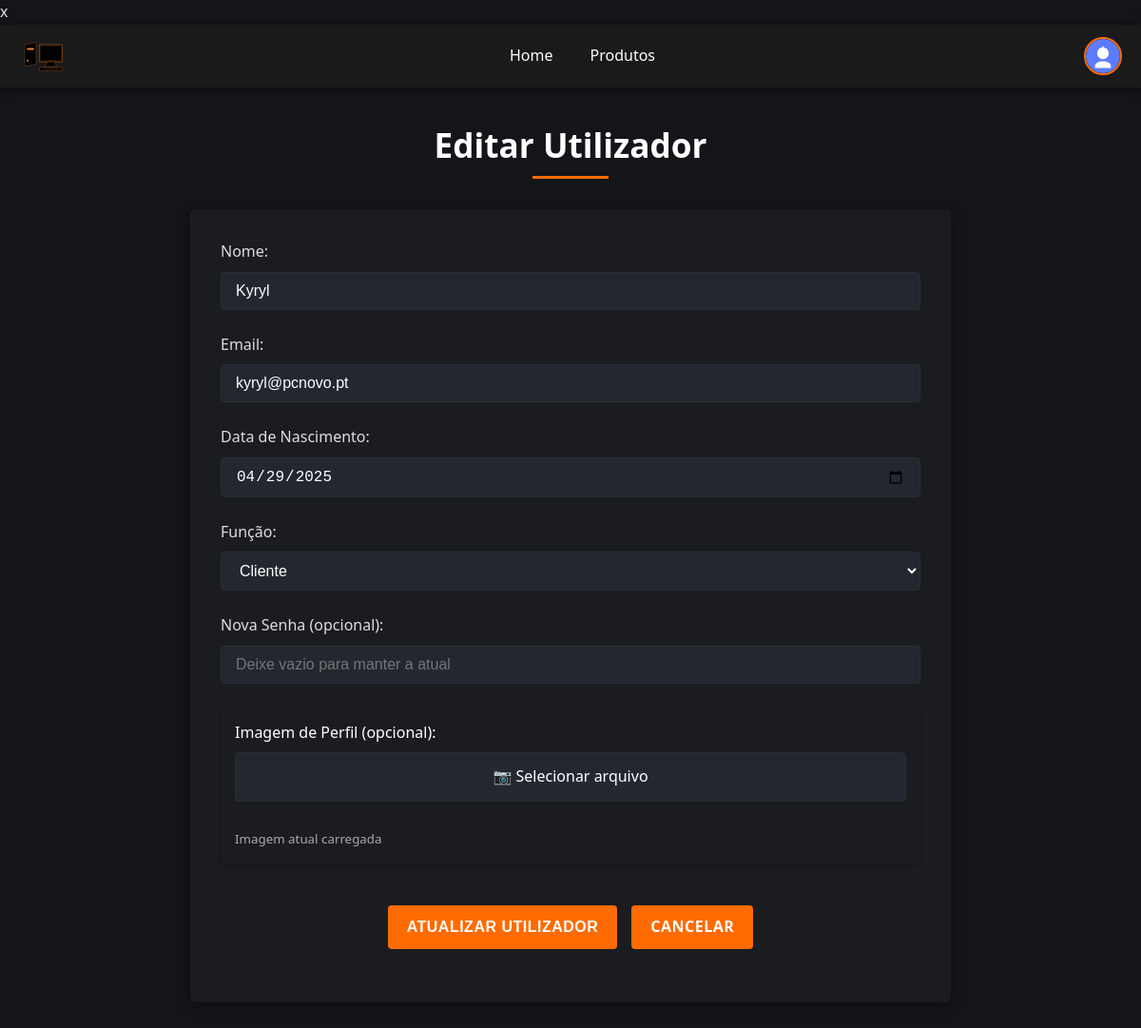
/HTML/site/admin/editar_usuario.php?id=3 (signed in), run on the app's committed database.
### tables this page shows
CREATE TABLE `clientes` (
  `id` int(11) NOT NULL AUTO_INCREMENT,
  `nome` varchar(255) NOT NULL,
  `email` varchar(255) NOT NULL,
  `senha` varchar(255) NOT NULL,
  `data_nascimento` date DEFAULT NULL,
  `role` enum('admin','cliente') DEFAULT 'cliente',
  `imagem_perfil` longblob DEFAULT NULL,
  PRIMARY KEY (`id`),
  UNIQUE KEY `email` (`email`)
);

### HTML/site/admin/editar_usuario.php (the view, shortened to what this page needs)
<?php
require_once '../includes/db.php';
$id = (int) $_GET['id'];
try {
    $stmt = $pdo->prepare('SELECT * FROM Clientes WHERE id = ?');
    $stmt->execute([$id]);
    $cliente = $stmt->fetch(PDO::FETCH_ASSOC);
} catch (PDOException $e) {
    $erro = 'Erro ao buscar cliente: ' . $e->getMessage();
}
?>
<!DOCTYPE html>
<html lang="pt">
<head>
    <link rel="stylesheet" href="../css/style.css">
</head>
<body>
    <?php include '../includes/navbar.php'; ?>
    <main>
        <h1>Editar Utilizador</h1>
        <form method="POST" enctype="multipart/form-data">
            <div>
                <label for="nome">Nome:</label>
                <input type="text" id="nome" name="nome" value="<?= htmlspecialchars($cliente['nome']) ?>" required>
            </div>
            <div>
                <label for="email">Email:</label>
                <input type="email" id="email" name="email" value="<?= htmlspecialchars($cliente['email']) ?>" required>
            </div>
            <div>
                <label for="data_nascimento">Data de Nascimento:</label>
                <input type="date" id="data_nascimento" name="data_nascimento"
                    value="<?= htmlspecialchars($cliente['data_nascimento']) ?>">
            </div>
            <div>
                <label for="role">Função:</label>
                <select name="role" id="role">
                    <option value="cliente" <?= $cliente['role'] === 'cliente' ? 'selected' : '' ?>>Cliente</option>
                </select>
            </div>
            <div>
                <label for="nova_senha">Nova Senha (opcional):</label>
                <input type="password" id="nova_senha" name="nova_senha" placeholder="Deixe vazio para manter a atual">
            </div>
            <div class="file-input-container">
                <label for="imagem_perfil">Imagem de Perfil (opcional):</label>
                <div class="custom-file-upload">
                </div>
                <small style="color: #aaa; display: block; margin-top: 5px;">
                    <?= $cliente['imagem_perfil'] ? 'Imagem atual carregada' : 'Sem imagem de perfil' ?>
                </small>
            </div>
            <div style="display: flex; gap: 15px; justify-content: center; margin-top: 20px;">
                <button type="submit" class="btn">Atualizar Utilizador</button>
                <a href="gerir_utilizadores.php" class="btn">Cancelar</a>
            </div>
        </form>
    </main>
</body>
</html>

### HTML/site/css/style.css (style rules this page uses)
*, *::before, *::after { margin: 0; padding: 0; box-sizing: border-box; }
html, body { background-color: #131519; color: #e2e2e2; font-family: 'Poppins', 'Segoe UI', Tahoma, Geneva, Verdana, sans-serif; line-height: 1.6; }
main { max-width: 1200px; margin: 2rem auto; padding: 0 1rem; }
h1, h2, h3, h4, h5, h6 { color: #fff; margin-bottom: 1rem; }
h1 { font-size: 2.2rem; text-align: center; margin-bottom: 2rem; position: relative; padding-bottom: .5rem; font-weight: 600; }
h1::after { content: ''; position: absolute; bottom: 0; left: 50%; transform: translateX(-50%); width: 80px; height: 3px; background-color: #ff6b00; }
form { background-color: #1a1c20; padding: 2rem; border-radius: 6px; box-shadow: 0 4px 15px rgba(0, 0, 0, .3); margin: 0 auto 2rem; max-width: 800px; }
form div { margin-bottom: 1.5rem; }
label { display: block; margin-bottom: .5rem; font-weight: 500; color: #ddd; }
input[type="text"], input[type="email"], input[type="password"], input[type="date"], input[type="number"], textarea, select { width: 100%; padding: 10px 15px; border: 1px solid #2a2d35; border-radius: 4px; background-color: #242730; color: #fff; font-size: 1rem; transition: border-color .3s, box-shadow .3s; }
.file-input-container { position: relative; display: inline-block; width: 100%; margin-bottom: 1.5rem; padding: 15px; background-color: #1a1c20; border-radius: 5px; box-shadow: 0 1px 3px rgba(0, 0, 0, .3); }
.file-input-container label { display: block; margin-bottom: .5rem; font-weight: 500; color: #fff; }
.custom-file-upload { position: relative; display: inline-block; width: 100%; background-color: #242730; color: #fff; border: 1px solid #2a2d35; padding: 12px 15px; border-radius: 4px; cursor: pointer; text-align: center; transition: all .3s; overflow: hidden; }
.custom-file-upload::before { content: '📷 Selecionar arquivo'; display: inline-block; transition: all .3s; }
button, .btn, .ver-detalhes { display: inline-flex; align-items: center; gap: 8px; background-color: #ff6b00; color: #fff; border: none; padding: 10px 20px; border-radius: 4px; cursor: pointer; font-size: 1rem; font-weight: 600; text-transform: uppercase; letter-spacing: .5px; text-decoration: none; transition: background-color .3s, transform .2s, box-shadow .2s; }
.btn-primary, button[type="submit"] { background-color: #ff6b00 !important; border-color: #ff6b00 !important; color: #fff !important; }
a { color: #ff6b00; text-decoration: none; transition: color .3s; }
button[type="submit"] { background-color: #ff6b00; }

### data on the page
clientes: nome "Kyryl", email "kyryl@pcnovo.pt", data_nascimento "04/29/2025", role "Cliente"
